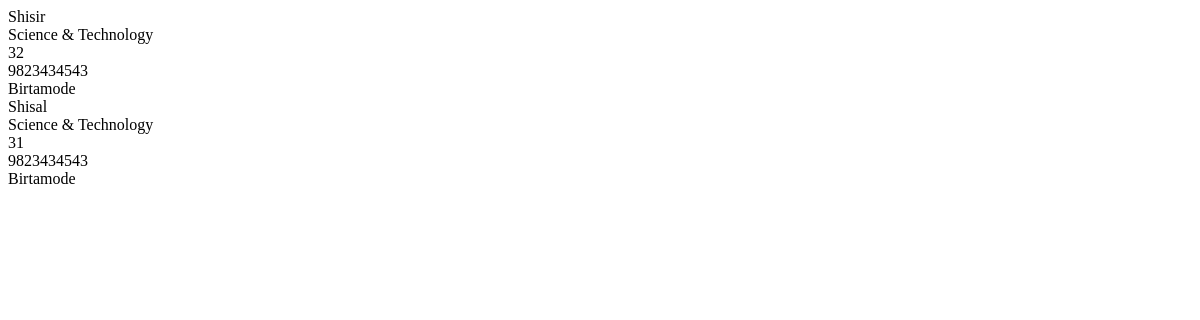
Before: /read/ with the older database file.
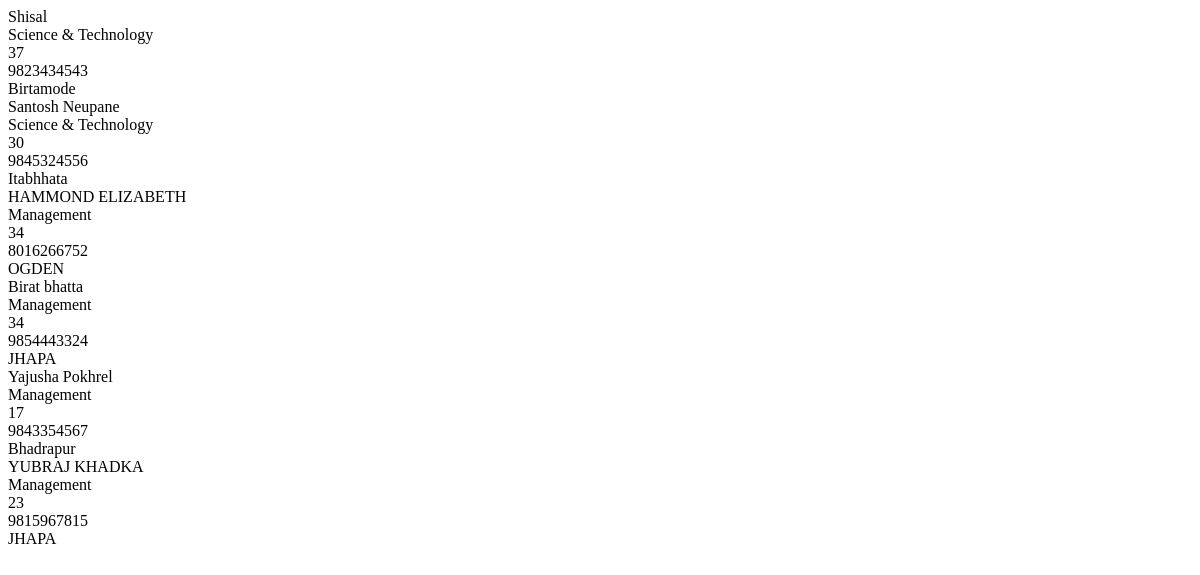
After: the same page with the newer database file.
### app/models.py (models this page shows, shortened)
class Student(models.Model):
    user = models.ForeignKey(User, on_delete=models.CASCADE,default=1,blank=True,null=True)
    name = models.CharField(max_length=50)
    age = models.IntegerField()
    roll = models.IntegerField()
    phone = models.CharField(max_length=10)
    city = models.CharField(max_length=100)
    faculty_choices = (
        ('Management','Management'),
        ('Science & Technology','Science & Technology'),
    )
    marks = models.IntegerField()
    programme_choices = (
        ('BBA','BBA'),
        ('BCA','BCA'),
        ('MCA','MCA'),
        ('MBA','MBA'),
    )
    faculty = models.CharField(max_length=50, choices=faculty_choices)
    programme = models.CharField(max_length=20, choices=programme_choices)

### app/views.py (the view)
# urls.py: path('read/',views.read, name='read'),
def read(request):
    students = Student.objects.all()
    return render(request, 'read.html', {'students':students})

### templates/read.html (shortened to what this page needs)
<!DOCTYPE html>
<html lang="en">
<head>
</head>
<body>
    {% for student in students %}
    {{student.name}} <br>
    {{student.faculty}} <br>
    {{student.roll}} <br>
    {{student.phone}} <br>
    {{student.city}} <br>
    {% endfor %}
</body>
</html>

Changed rows visible on the page:
removed Student: name "Shisir", faculty "Science & Technology", roll "32", phone "9823434543", city "Birtamode"
changed Student "Shisal": roll "31" → "37"
added Student: name "Santosh Neupane", faculty "Science & Technology", roll "30", phone "9845324556", city "Itabhhata"
added Student: name "HAMMOND ELIZABETH", faculty "Management", roll "34", phone "8016266752", city "OGDEN"
added Student: name "Birat bhatta", faculty "Management", roll "34", phone "9854443324", city "JHAPA"
added Student: name "Yajusha Pokhrel", faculty "Management", roll "17", phone "9843354567", city "Bhadrapur"
added Student: name "YUBRAJ KHADKA", faculty "Management", roll "23", phone "9815967815", city "JHAPA"
